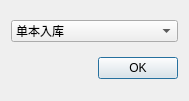
<?xml version="1.0" encoding="UTF-8"?>
<ui version="4.0">
 <class>AdminPad</class>
 <widget class="QDialog" name="AdminPad">
  <property name="geometry">
   <rect>
    <x>0</x>
    <y>0</y>
    <width>180</width>
    <height>101</height>
   </rect>
  </property>
  <property name="windowTitle">
   <string>管理面板</string>
  </property>
  <layout class="QGridLayout" name="gridLayout">
   <item row="1" column="1">
    <widget class="QPushButton" name="pushButton">
     <property name="text">
      <string>OK</string>
     </property>
    </widget>
   </item>
   <item row="0" column="0" colspan="2">
    <widget class="QComboBox" name="select">
     <item>
      <property name="text">
       <string>单本入库</string>
      </property>
     </item>
     <item>
      <property name="text">
       <string>批量入库</string>
      </property>
     </item>
     <item>
      <property name="text">
       <string>借书证办理</string>
      </property>
     </item>
     <item>
      <property name="text">
       <string>借书证删除</string>
      </property>
     </item>
     <item>
      <property name="text">
       <string>添加管理员(需要root权限)</string>
      </property>
     </item>
    </widget>
   </item>
  </layout>
 </widget>
 <resources/>
 <connections/>
</ui>
